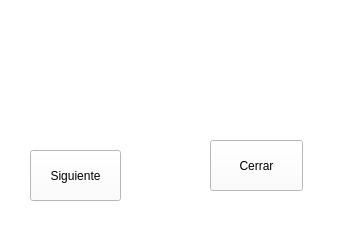
<?xml version="1.0" encoding="UTF-8"?>
<ui version="4.0">
 <class>next</class>
 <widget class="QWidget" name="next">
  <property name="geometry">
   <rect>
    <x>0</x>
    <y>0</y>
    <width>345</width>
    <height>240</height>
   </rect>
  </property>
  <property name="windowTitle">
   <string>Form</string>
  </property>
  <property name="styleSheet">
   <string notr="true">background-color: rgb(255, 255, 255);</string>
  </property>
  <widget class="QLabel" name="label">
   <property name="geometry">
    <rect>
     <x>30</x>
     <y>10</y>
     <width>261</width>
     <height>81</height>
    </rect>
   </property>
   <property name="styleSheet">
    <string notr="true">image: url(:/escena/victoria.png);</string>
   </property>
   <property name="text">
    <string/>
   </property>
  </widget>
  <widget class="QPushButton" name="pushButton">
   <property name="geometry">
    <rect>
     <x>30</x>
     <y>150</y>
     <width>91</width>
     <height>51</height>
    </rect>
   </property>
   <property name="text">
    <string>Siguiente</string>
   </property>
  </widget>
  <widget class="QPushButton" name="salir">
   <property name="geometry">
    <rect>
     <x>210</x>
     <y>140</y>
     <width>93</width>
     <height>51</height>
    </rect>
   </property>
   <property name="text">
    <string>Cerrar</string>
   </property>
  </widget>
 </widget>
 <resources/>
 <connections/>
</ui>
